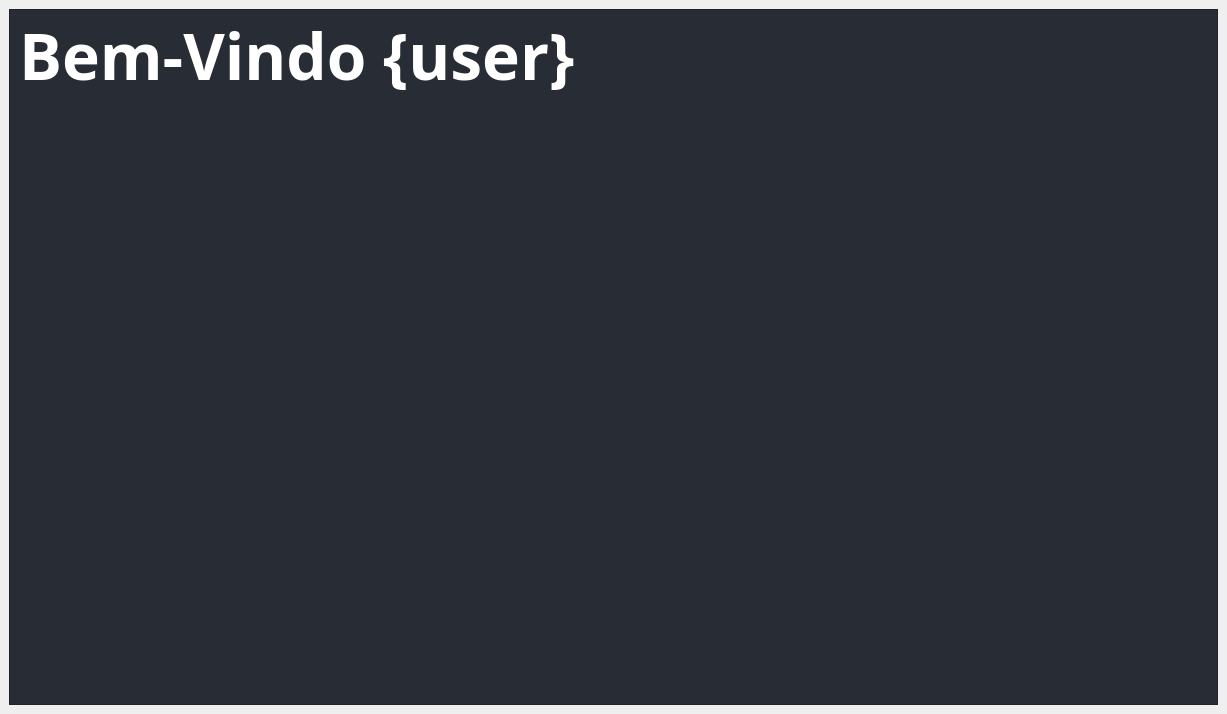
<?xml version="1.0" encoding="UTF-8"?>
<ui version="4.0">
 <class>application_pages</class>
 <widget class="QStackedWidget" name="application_pages">
  <property name="geometry">
   <rect>
    <x>0</x>
    <y>0</y>
    <width>1227</width>
    <height>714</height>
   </rect>
  </property>
  <property name="windowTitle">
   <string>StackedWidget</string>
  </property>
  <property name="currentIndex">
   <number>0</number>
  </property>
  <widget class="QWidget" name="page_1">
   <layout class="QVBoxLayout" name="verticalLayout">
    <item>
     <layout class="QVBoxLayout" name="verticalLayout_10">
      <item>
       <widget class="QFrame" name="frame">
        <property name="styleSheet">
         <string notr="true">background-color: rgb(40, 44, 52);</string>
        </property>
        <property name="frameShape">
         <enum>QFrame::StyledPanel</enum>
        </property>
        <property name="frameShadow">
         <enum>QFrame::Raised</enum>
        </property>
        <widget class="QLabel" name="label_2">
         <property name="geometry">
          <rect>
           <x>10</x>
           <y>10</y>
           <width>631</width>
           <height>71</height>
          </rect>
         </property>
         <property name="font">
          <font>
           <family>Uni Sans</family>
           <pointsize>48</pointsize>
           <bold>true</bold>
          </font>
         </property>
         <property name="styleSheet">
          <string notr="true">color: rgb(255, 255, 255);</string>
         </property>
         <property name="text">
          <string>Bem-Vindo {user}</string>
         </property>
        </widget>
       </widget>
      </item>
     </layout>
    </item>
   </layout>
  </widget>
  <widget class="QWidget" name="page_2">
   <layout class="QVBoxLayout" name="verticalLayout_2">
    <item>
     <widget class="QLabel" name="label_3">
      <property name="text">
       <string>Hora do Ponto</string>
      </property>
      <property name="alignment">
       <set>Qt::AlignCenter</set>
      </property>
     </widget>
    </item>
   </layout>
  </widget>
  <widget class="QWidget" name="page_3">
   <layout class="QVBoxLayout" name="verticalLayout_3">
    <item>
     <widget class="QLabel" name="label">
      <property name="text">
       <string>Chat Box</string>
      </property>
      <property name="alignment">
       <set>Qt::AlignCenter</set>
      </property>
     </widget>
    </item>
   </layout>
  </widget>
  <widget class="QWidget" name="page_4">
   <layout class="QVBoxLayout" name="verticalLayout_4">
    <item>
     <widget class="QLabel" name="label_4">
      <property name="text">
       <string>Perfil</string>
      </property>
      <property name="alignment">
       <set>Qt::AlignCenter</set>
      </property>
     </widget>
    </item>
   </layout>
  </widget>
  <widget class="QWidget" name="page_5">
   <layout class="QVBoxLayout" name="verticalLayout_5">
    <item>
     <widget class="QLabel" name="label_5">
      <property name="text">
       <string>Configurações</string>
      </property>
      <property name="alignment">
       <set>Qt::AlignCenter</set>
      </property>
     </widget>
    </item>
   </layout>
  </widget>
 </widget>
 <resources/>
 <connections/>
</ui>
